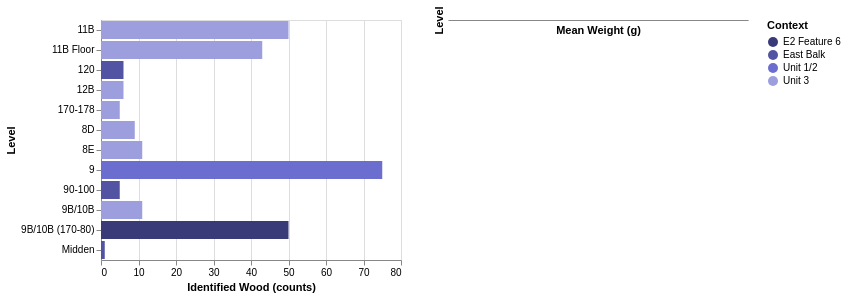

Notebook cell for this chart:
### Markdown cell above
### 7. Advanced Example
Bringing it all together.

### Code cell
## CHANGED, NEEDS THINGS REMOVED IF DONE
#Create a point selection (click to highlight a Family)
highlight = alt.selection_point(
    fields=['Context'],
    on='click',
    empty='none'
)
#Use selection to control opacity
opacity = alt.condition(highlight, alt.value(1), alt.value(0.2))

#bar chart
bar_chart = alt.Chart(data).mark_bar().encode(
            alt.X('count(Wood ID):Q', title = 'Identified Wood (counts)'), 
            alt.Y('Level:O'),
            alt.Color('Context:N').scale(scheme='category20b'),
            opacity=opacity,
            tooltip=['Context', 'Level', 'count(Wood ID)']
)

#scatter plot
scatter_plot = alt.Chart(data).mark_point(filled=True).encode(
            alt.X('mean (Weight (g)):Q', title = 'Mean Weight (g)'), 
            alt.Y('Level:O'), 
            alt.Color('Context:N').scale(scheme='category20b'), 
            opacity=opacity,
            tooltip=['Context', 'Level', 'mean(Weight (g))']
)

# combine charts and attach selection at the top level
dashboard = alt.hconcat(
    bar_chart,
    scatter_plot,
    spacing=30
).add_params(highlight)

dashboard

### Figure 1 — Vega-Lite specification as saved in the notebook (floating-point values rounded to 4 significant figures; data arrays with more than 128 entries replaced by an {"elided": "..."} marker saying what was removed)
{"config": {"view": {"continuousWidth": 300, "continuousHeight": 300}}, "hconcat": [{"mark": {"type": "bar"}, "encoding": {"color": {"field": "Context", "scale": {"scheme": "category20b"}, "type": "nominal"}, "opacity": {"condition": {"param": "param_a586ad8389f17f87", "value": 1}, "value": 0.2}, "tooltip": [{"field": "Context", "type": "nominal"}, {"field": "Level", "type": "nominal"}, {"aggregate": "count", "field": "Wood ID", "type": "nominal"}], "x": {"aggregate": "count", "field": "Wood ID", "title": "Identified Wood (counts)", "type": "quantitative"}, "y": {"field": "Level", "type": "ordinal"}}, "name": "view_39b035d132563eb0_0"}, {"mark": {"type": "point", "filled": true}, "encoding": {"color": {"field": "Context", "scale": {"scheme": "category20b"}, "type": "nominal"}, "opacity": {"condition": {"param": "param_a586ad8389f17f87", "value": 1}, "value": 0.2}, "tooltip": [{"field": "Context", "type": "nominal"}, {"field": "Level", "type": "nominal"}, {"aggregate": "mean", "field": "Weight (g)", "type": "quantitative"}], "x": {"field": "mean (Weight (g))", "title": "Mean Weight (g)", "type": "quantitative"}, "y": {"field": "Level", "type": "ordinal"}}, "name": "view_979c37876e14bfd2_1"}], "data": {"name": "data-832df9cd73a3d076e0fb48281093a8c4"}, "params": [{"name": "param_a586ad8389f17f87", "select": {"type": "point", "fields": ["Context"], "on": "click"}, "views": ["view_39b035d132563eb0_0", "view_979c37876e14bfd2_1"]}], "spacing": 30, "$schema": "https://vega.github.io/schema/vega-lite/v6.1.0.json", "datasets": {"data-832df9cd73a3d076e0fb48281093a8c4": {"elided": "272 records"}}}
